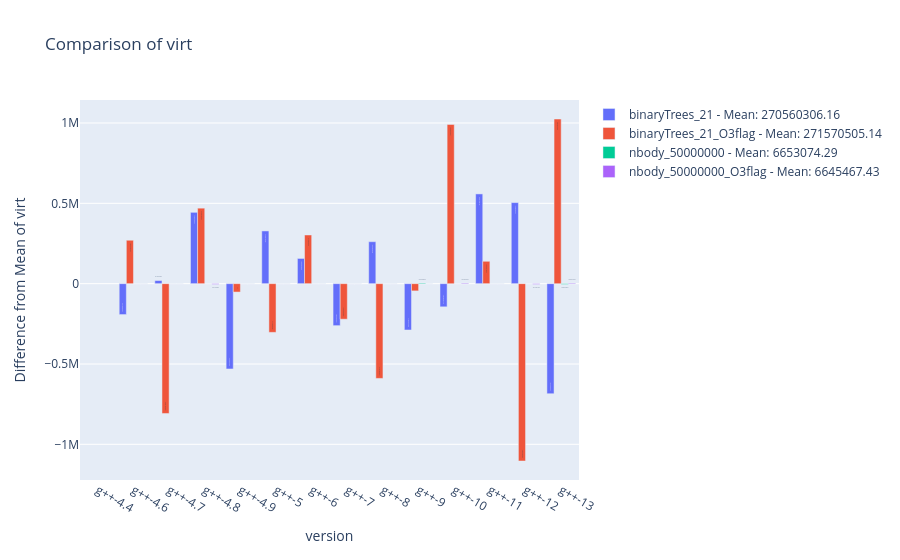

Here is the notebook cell this chart was saved with:
### Code cell
language = "c++"
x_data = "version"
y_data = "virt"
color_data = "path"
type = "barTop"
diff = True

df = from_CSVfiles("top", norm=False)


if type == "barTop": df = df.groupby([x_data,color_data], sort=False)[[y_data]].mean().reset_index()
if type == "lineTop": df = df.groupby([x_data,color_data], sort=False)[[y_data]].mean().reset_index()

mean_per_program = df.groupby(color_data)[y_data].mean()
max_per_program = df.groupby(color_data)[y_data].idxmax()
max_energy_df = df.loc[max_per_program, [color_data, x_data, y_data]]
display(max_energy_df)
min_per_program = df.groupby(color_data)[y_data].idxmin()
min_energy_df = df.loc[min_per_program, [color_data, x_data, y_data]]
display(min_energy_df)
df['DifferenceFromMean'] = df.apply(lambda row: row[y_data] - mean_per_program[row[color_data]], axis=1)

# Create grouped bar traces for each program
bar_traces = []
for program in df[color_data].unique():
    program_df = df[df[color_data] == program]
    mean = mean_per_program[program]
    program_df['Difference'] = program_df[y_data].diff()
    program_df['Percentage_Difference'] = program_df[y_data].pct_change()*100
    program_df['Percentage_DifferenceFromMean'] = program_df.apply(lambda row: 0 if (mean == 0) else 100 * (row["DifferenceFromMean"] / mean), axis=1)
    hover_texts = [custom_hover(program, x, y, mean, diff, percent_diff) for x, y, diff, percent_diff in zip(program_df[x_data], program_df['DifferenceFromMean'],program_df['Difference'],program_df['Percentage_Difference'])]
    if diff:
        min = program_df[program_df['Difference'] == program_df['Difference'].min()]
        max = program_df[program_df['Difference'] == program_df['Difference'].max()]
        bar_trace = go.Bar(x=program_df[x_data], y=program_df['Difference'],
                            name=f'{program} - Mean: { format(mean_per_program[program], ".2f")}',
                            hovertemplate=hover_texts,
                            text=program_df["Percentage_Difference"])
    else:
        min = program_df[program_df['DifferenceFromMean'] == program_df['DifferenceFromMean'].min()]
        max = program_df[program_df['DifferenceFromMean'] == program_df['DifferenceFromMean'].max()]
        bar_trace = go.Bar(x=program_df[x_data], y=program_df['DifferenceFromMean'],
                           name=f'{program} - Mean: { format(mean_per_program[program], ".2f")}',
                           hovertemplate=hover_texts,
                           text=program_df["Percentage_DifferenceFromMean"])
    
    bar_traces.append(bar_trace)
    # bar_traces.append(median_trace)

layout = go.Layout(title='Comparison of ' + y_data,
                       xaxis=dict(title=x_data),
                       yaxis=dict(title='Difference from Mean of ' + y_data, zeroline=False))
        
fig = go.Figure(data=bar_traces, layout=layout)

# for _, row in max_energy_df.iterrows():
#     fig.add_annotation(
#         text=f"Max: {row[y_data]} ({row[color_data]} {row[x_data]})",
#         x=row[x_data],
#         y=row[y_data],
#     )

fig.show()

### Figure 1 — Plotly figure (JSON) as saved in the notebook; plotly's stock layout.template omitted (floating-point values rounded to 4 significant figures)
{"data": [{"hovertemplate": ["Version: g++-4.4<br>Program: binaryTrees_21<br><b><i>Percentage Difference:</i> nan%</b><br>Difference: nan<br><b><i>Percentage Difference from Mean:</i> -0.03%</b><br>Difference From Mean: -88318.96<br>Mean: 270560306.16<br>", "Version: g++-4.6<br>Program: binaryTrees_21<br><b><i>Percentage Difference:</i> -0.07%</b><br>Difference: -192453.49<br><b><i>Percentage Difference from Mean:</i> -0.10%</b><br>Difference From Mean: -280772.44<br>Mean: 270560306.16<br>", "Version: g++-4.7<br>Program: binaryTrees_21<br><b><i>Percentage Difference:</i> 0.01%</b><br>Difference: 19309.71<br><b><i>Percentage Difference from Mean:</i> -0.10%</b><br>Difference From Mean: -261462.73<br>Mean: 270560306.16<br>", "Version: g++-4.8<br>Program: binaryTrees_21<br><b><i>Percentage Difference:</i> 0.16%</b><br>Difference: 444123.43<br><b><i>Percentage Difference from Mean:</i> 0.07%</b><br>Difference From Mean: 182660.70<br>Mean: 270560306.16<br>", "Version: g++-4.9<br>Program: binaryTrees_21<br><b><i>Percentage Difference:</i> -0.20%</b><br>Difference: -531017.14<br><b><i>Percentage Difference from Mean:</i> -0.13%</b><br>Difference From Mean: -348356.44<br>Mean: 270560306.16<br>", "Version: g++-5<br>Program: binaryTrees_21<br><b><i>Percentage Difference:</i> 0.12%</b><br>Difference: 328265.14<br><b><i>Percentage Difference from Mean:</i> -0.01%</b><br>Difference From Mean: -20091.30<br>Mean: 270560306.16<br>", "Version: g++-6<br>Program: binaryTrees_21<br><b><i>Percentage Difference:</i> 0.06%</b><br>Difference: 157052.34<br><b><i>Percentage Difference from Mean:</i> 0.05%</b><br>Difference From Mean: 136961.04<br>Mean: 270560306.16<br>", "Version: g++-7<br>Program: binaryTrees_21<br><b><i>Percentage Difference:</i> -0.10%</b><br>Difference: -261324.80<br><b><i>Percentage Difference from Mean:</i> -0.05%</b><br>Difference From Mean: -124363.76<br>Mean: 270560306.16<br>", "Version: g++-8<br>Program: binaryTrees_21<br><b><i>Percentage Difference:</i> 0.10%</b><br>Difference: 261324.80<br><b><i>Percentage Difference from Mean:</i> 0.05%</b><br>Difference From Mean: 136961.04<br>Mean: 270560306.16<br>", "Version: g++-9<br>Program: binaryTrees_21<br><b><i>Percentage Difference:</i> -0.11%</b><br>Difference: -288358.40<br><b><i>Percentage Difference from Mean:</i> -0.06%</b><br>Difference From Mean: -151397.36<br>Mean: 270560306.16<br>", "Version: g++-10<br>Program: binaryTrees_21<br><b><i>Percentage Difference:</i> -0.05%</b><br>Difference: -144179.20<br><b><i>Percentage Difference from Mean:</i> -0.11%</b><br>Difference From Mean: -295576.56<br>Mean: 270560306.16<br>", "Version: g++-11<br>Program: binaryTrees_21<br><b><i>Percentage Difference:</i> 0.21%</b><br>Difference: 558694.40<br><b><i>Percentage Difference from Mean:</i> 0.10%</b><br>Difference From Mean: 263117.84<br>Mean: 270560306.16<br>", "Version: g++-12<br>Program: binaryTrees_21<br><b><i>Percentage Difference:</i> 0.19%</b><br>Difference: 504627.20<br><b><i>Percentage Difference from Mean:</i> 0.28%</b><br>Difference From Mean: 767745.04<br>Mean: 270560306.16<br>", "Version: g++-13<br>Program: binaryTrees_21<br><b><i>Percentage Difference:</i> -0.25%</b><br>Difference: -684851.20<br><b><i>Percentage Difference from Mean:</i> 0.03%</b><br>Difference From Mean: 82893.84<br>Mean: 270560306.16<br>"], "name": "binaryTrees_21 - Mean: 270560306.16", "text": [null, -0.07115, 0.007144, 0.1643, -0.1961, 0.1215, 0.05805, -0.09654, 0.09663, -0.1065, -0.05332, 0.2067, 0.1863, -0.2524], "type": "bar", "x": ["g++-4.4", "g++-4.6", "g++-4.7", "g++-4.8", "g++-4.9", "g++-5", "g++-6", "g++-7", "g++-8", "g++-9", "g++-10", "g++-11", "g++-12", "g++-13"], "y": [null, -192500.0, 19310.0, 444100.0, -531000.0, 328300.0, 157100.0, -261300.0, 261300.0, -288400.0, -144200.0, 558700.0, 504600.0, -684900.0]}, {"hovertemplate": ["Version: g++-4.4<br>Program: binaryTrees_21_O3flag<br><b><i>Percentage Difference:</i> nan%</b><br>Difference: nan<br><b><i>Percentage Difference from Mean:</i> 0.10%</b><br>Difference From Mean: 282038.86<br>Mean: 271570505.14<br>", "Version: g++-4.6<br>Program: binaryTrees_21_O3flag<br><b><i>Percentage Difference:</i> 0.10%</b><br>Difference: 270336.00<br><b><i>Percentage Difference from Mean:</i> 0.20%</b><br>Difference From Mean: 552374.86<br>Mean: 271570505.14<br>", "Version: g++-4.7<br>Program: binaryTrees_21_O3flag<br><b><i>Percentage Difference:</i> -0.30%</b><br>Difference: -807936.00<br><b><i>Percentage Difference from Mean:</i> -0.09%</b><br>Difference From Mean: -255561.14<br>Mean: 271570505.14<br>", "Version: g++-4.8<br>Program: binaryTrees_21_O3flag<br><b><i>Percentage Difference:</i> 0.17%</b><br>Difference: 470016.00<br><b><i>Percentage Difference from Mean:</i> 0.08%</b><br>Difference From Mean: 214454.86<br>Mean: 271570505.14<br>", "Version: g++-4.9<br>Program: binaryTrees_21_O3flag<br><b><i>Percentage Difference:</i> -0.02%</b><br>Difference: -52224.00<br><b><i>Percentage Difference from Mean:</i> 0.06%</b><br>Difference From Mean: 162230.86<br>Mean: 271570505.14<br>", "Version: g++-5<br>Program: binaryTrees_21_O3flag<br><b><i>Percentage Difference:</i> -0.11%</b><br>Difference: -303104.00<br><b><i>Percentage Difference from Mean:</i> -0.05%</b><br>Difference From Mean: -140873.14<br>Mean: 271570505.14<br>", "Version: g++-6<br>Program: binaryTrees_21_O3flag<br><b><i>Percentage Difference:</i> 0.11%</b><br>Difference: 303104.00<br><b><i>Percentage Difference from Mean:</i> 0.06%</b><br>Difference From Mean: 162230.86<br>Mean: 271570505.14<br>", "Version: g++-7<br>Program: binaryTrees_21_O3flag<br><b><i>Percentage Difference:</i> -0.08%</b><br>Difference: -221184.00<br><b><i>Percentage Difference from Mean:</i> -0.02%</b><br>Difference From Mean: -58953.14<br>Mean: 271570505.14<br>", "Version: g++-8<br>Program: binaryTrees_21_O3flag<br><b><i>Percentage Difference:</i> -0.22%</b><br>Difference: -589824.00<br><b><i>Percentage Difference from Mean:</i> -0.24%</b><br>Difference From Mean: -648777.14<br>Mean: 271570505.14<br>", "Version: g++-9<br>Program: binaryTrees_21_O3flag<br><b><i>Percentage Difference:</i> -0.02%</b><br>Difference: -45056.00<br><b><i>Percentage Difference from Mean:</i> -0.26%</b><br>Difference From Mean: -693833.14<br>Mean: 271570505.14<br>", "Version: g++-10<br>Program: binaryTrees_21_O3flag<br><b><i>Percentage Difference:</i> 0.37%</b><br>Difference: 991232.00<br><b><i>Percentage Difference from Mean:</i> 0.11%</b><br>Difference From Mean: 297398.86<br>Mean: 271570505.14<br>", "Version: g++-11<br>Program: binaryTrees_21_O3flag<br><b><i>Percentage Difference:</i> 0.05%</b><br>Difference: 139264.00<br><b><i>Percentage Difference from Mean:</i> 0.16%</b><br>Difference From Mean: 436662.86<br>Mean: 271570505.14<br>", "Version: g++-12<br>Program: binaryTrees_21_O3flag<br><b><i>Percentage Difference:</i> -0.41%</b><br>Difference: -1103872.00<br><b><i>Percentage Difference from Mean:</i> -0.25%</b><br>Difference From Mean: -667209.14<br>Mean: 271570505.14<br>", "Version: g++-13<br>Program: binaryTrees_21_O3flag<br><b><i>Percentage Difference:</i> 0.38%</b><br>Difference: 1025024.00<br><b><i>Percentage Difference from Mean:</i> 0.13%</b><br>Difference From Mean: 357814.86<br>Mean: 271570505.14<br>"], "name": "binaryTrees_21_O3flag - Mean: 271570505.14", "text": [null, 0.09944, -0.2969, 0.1732, -0.01922, -0.1115, 0.1117, -0.0814, -0.2172, -0.01663, 0.3659, 0.05122, -0.4058, 0.3784], "type": "bar", "x": ["g++-4.4", "g++-4.6", "g++-4.7", "g++-4.8", "g++-4.9", "g++-5", "g++-6", "g++-7", "g++-8", "g++-9", "g++-10", "g++-11", "g++-12", "g++-13"], "y": [null, 270336, -807936, 470016, -52224, -303104, 303104, -221184, -589824, -45056, 991232, 139264, -1103872, 1025024]}, {"hovertemplate": ["Version: g++-4.4<br>Program: nbody_50000000<br><b><i>Percentage Difference:</i> nan%</b><br>Difference: nan<br><b><i>Percentage Difference from Mean:</i> -0.02%</b><br>Difference From Mean: -1170.29<br>Mean: 6653074.29<br>", "Version: g++-4.6<br>Program: nbody_50000000<br><b><i>Percentage Difference:</i> 0.00%</b><br>Difference: 0.00<br><b><i>Percentage Difference from Mean:</i> -0.02%</b><br>Difference From Mean: -1170.29<br>Mean: 6653074.29<br>", "Version: g++-4.7<br>Program: nbody_50000000<br><b><i>Percentage Difference:</i> 0.00%</b><br>Difference: 0.00<br><b><i>Percentage Difference from Mean:</i> -0.02%</b><br>Difference From Mean: -1170.29<br>Mean: 6653074.29<br>", "Version: g++-4.8<br>Program: nbody_50000000<br><b><i>Percentage Difference:</i> 0.00%</b><br>Difference: 0.00<br><b><i>Percentage Difference from Mean:</i> -0.02%</b><br>Difference From Mean: -1170.29<br>Mean: 6653074.29<br>", "Version: g++-4.9<br>Program: nbody_50000000<br><b><i>Percentage Difference:</i> 0.00%</b><br>Difference: 0.00<br><b><i>Percentage Difference from Mean:</i> -0.02%</b><br>Difference From Mean: -1170.29<br>Mean: 6653074.29<br>", "Version: g++-5<br>Program: nbody_50000000<br><b><i>Percentage Difference:</i> 0.00%</b><br>Difference: 0.00<br><b><i>Percentage Difference from Mean:</i> -0.02%</b><br>Difference From Mean: -1170.29<br>Mean: 6653074.29<br>", "Version: g++-6<br>Program: nbody_50000000<br><b><i>Percentage Difference:</i> 0.00%</b><br>Difference: 0.00<br><b><i>Percentage Difference from Mean:</i> -0.02%</b><br>Difference From Mean: -1170.29<br>Mean: 6653074.29<br>", "Version: g++-7<br>Program: nbody_50000000<br><b><i>Percentage Difference:</i> 0.00%</b><br>Difference: 0.00<br><b><i>Percentage Difference from Mean:</i> -0.02%</b><br>Difference From Mean: -1170.29<br>Mean: 6653074.29<br>", "Version: g++-8<br>Program: nbody_50000000<br><b><i>Percentage Difference:</i> 0.00%</b><br>Difference: 0.00<br><b><i>Percentage Difference from Mean:</i> -0.02%</b><br>Difference From Mean: -1170.29<br>Mean: 6653074.29<br>", "Version: g++-9<br>Program: nbody_50000000<br><b><i>Percentage Difference:</i> 0.06%</b><br>Difference: 4096.00<br><b><i>Percentage Difference from Mean:</i> 0.04%</b><br>Difference From Mean: 2925.71<br>Mean: 6653074.29<br>", "Version: g++-10<br>Program: nbody_50000000<br><b><i>Percentage Difference:</i> 0.00%</b><br>Difference: 0.00<br><b><i>Percentage Difference from Mean:</i> 0.04%</b><br>Difference From Mean: 2925.71<br>Mean: 6653074.29<br>", "Version: g++-11<br>Program: nbody_50000000<br><b><i>Percentage Difference:</i> 0.00%</b><br>Difference: 0.00<br><b><i>Percentage Difference from Mean:</i> 0.04%</b><br>Difference From Mean: 2925.71<br>Mean: 6653074.29<br>", "Version: g++-12<br>Program: nbody_50000000<br><b><i>Percentage Difference:</i> 0.00%</b><br>Difference: 0.00<br><b><i>Percentage Difference from Mean:</i> 0.04%</b><br>Difference From Mean: 2925.71<br>Mean: 6653074.29<br>", "Version: g++-13<br>Program: nbody_50000000<br><b><i>Percentage Difference:</i> -0.06%</b><br>Difference: -4096.00<br><b><i>Percentage Difference from Mean:</i> -0.02%</b><br>Difference From Mean: -1170.29<br>Mean: 6653074.29<br>"], "name": "nbody_50000000 - Mean: 6653074.29", "text": [null, 0, 0, 0, 0, 0, 0, 0, 0, 0.06158, 0, 0, 0, -0.06154], "type": "bar", "x": ["g++-4.4", "g++-4.6", "g++-4.7", "g++-4.8", "g++-4.9", "g++-5", "g++-6", "g++-7", "g++-8", "g++-9", "g++-10", "g++-11", "g++-12", "g++-13"], "y": [null, 0, 0, 0, 0, 0, 0, 0, 0, 4096, 0, 0, 0, -4096]}, {"hovertemplate": ["Version: g++-4.4<br>Program: nbody_50000000_O3flag<br><b><i>Percentage Difference:</i> nan%</b><br>Difference: nan<br><b><i>Percentage Difference from Mean:</i> 0.04%</b><br>Difference From Mean: 2340.57<br>Mean: 6645467.43<br>", "Version: g++-4.6<br>Program: nbody_50000000_O3flag<br><b><i>Percentage Difference:</i> 0.00%</b><br>Difference: 0.00<br><b><i>Percentage Difference from Mean:</i> 0.04%</b><br>Difference From Mean: 2340.57<br>Mean: 6645467.43<br>", "Version: g++-4.7<br>Program: nbody_50000000_O3flag<br><b><i>Percentage Difference:</i> 0.00%</b><br>Difference: 0.00<br><b><i>Percentage Difference from Mean:</i> 0.04%</b><br>Difference From Mean: 2340.57<br>Mean: 6645467.43<br>", "Version: g++-4.8<br>Program: nbody_50000000_O3flag<br><b><i>Percentage Difference:</i> -0.06%</b><br>Difference: -4096.00<br><b><i>Percentage Difference from Mean:</i> -0.03%</b><br>Difference From Mean: -1755.43<br>Mean: 6645467.43<br>", "Version: g++-4.9<br>Program: nbody_50000000_O3flag<br><b><i>Percentage Difference:</i> 0.00%</b><br>Difference: 0.00<br><b><i>Percentage Difference from Mean:</i> -0.03%</b><br>Difference From Mean: -1755.43<br>Mean: 6645467.43<br>", "Version: g++-5<br>Program: nbody_50000000_O3flag<br><b><i>Percentage Difference:</i> 0.00%</b><br>Difference: 0.00<br><b><i>Percentage Difference from Mean:</i> -0.03%</b><br>Difference From Mean: -1755.43<br>Mean: 6645467.43<br>", "Version: g++-6<br>Program: nbody_50000000_O3flag<br><b><i>Percentage Difference:</i> 0.00%</b><br>Difference: 0.00<br><b><i>Percentage Difference from Mean:</i> -0.03%</b><br>Difference From Mean: -1755.43<br>Mean: 6645467.43<br>", "Version: g++-7<br>Program: nbody_50000000_O3flag<br><b><i>Percentage Difference:</i> 0.00%</b><br>Difference: 0.00<br><b><i>Percentage Difference from Mean:</i> -0.03%</b><br>Difference From Mean: -1755.43<br>Mean: 6645467.43<br>", "Version: g++-8<br>Program: nbody_50000000_O3flag<br><b><i>Percentage Difference:</i> 0.00%</b><br>Difference: 0.00<br><b><i>Percentage Difference from Mean:</i> -0.03%</b><br>Difference From Mean: -1755.43<br>Mean: 6645467.43<br>", "Version: g++-9<br>Program: nbody_50000000_O3flag<br><b><i>Percentage Difference:</i> 0.00%</b><br>Difference: 0.00<br><b><i>Percentage Difference from Mean:</i> -0.03%</b><br>Difference From Mean: -1755.43<br>Mean: 6645467.43<br>", "Version: g++-10<br>Program: nbody_50000000_O3flag<br><b><i>Percentage Difference:</i> 0.06%</b><br>Difference: 4096.00<br><b><i>Percentage Difference from Mean:</i> 0.04%</b><br>Difference From Mean: 2340.57<br>Mean: 6645467.43<br>", "Version: g++-11<br>Program: nbody_50000000_O3flag<br><b><i>Percentage Difference:</i> 0.00%</b><br>Difference: 0.00<br><b><i>Percentage Difference from Mean:</i> 0.04%</b><br>Difference From Mean: 2340.57<br>Mean: 6645467.43<br>", "Version: g++-12<br>Program: nbody_50000000_O3flag<br><b><i>Percentage Difference:</i> -0.06%</b><br>Difference: -4096.00<br><b><i>Percentage Difference from Mean:</i> -0.03%</b><br>Difference From Mean: -1755.43<br>Mean: 6645467.43<br>", "Version: g++-13<br>Program: nbody_50000000_O3flag<br><b><i>Percentage Difference:</i> 0.06%</b><br>Difference: 4096.00<br><b><i>Percentage Difference from Mean:</i> 0.04%</b><br>Difference From Mean: 2340.57<br>Mean: 6645467.43<br>"], "name": "nbody_50000000_O3flag - Mean: 6645467.43", "text": [null, 0, 0, -0.06161, 0, 0, 0, 0, 0, 0, 0.06165, 0, -0.06161, 0.06165], "type": "bar", "x": ["g++-4.4", "g++-4.6", "g++-4.7", "g++-4.8", "g++-4.9", "g++-5", "g++-6", "g++-7", "g++-8", "g++-9", "g++-10", "g++-11", "g++-12", "g++-13"], "y": [null, 0, 0, -4096, 0, 0, 0, 0, 0, 0, 4096, 0, -4096, 4096]}], "layout": {"title": {"text": "Comparison of virt"}, "xaxis": {"title": {"text": "version"}}, "yaxis": {"title": {"text": "Difference from Mean of virt"}, "zeroline": false}}}
